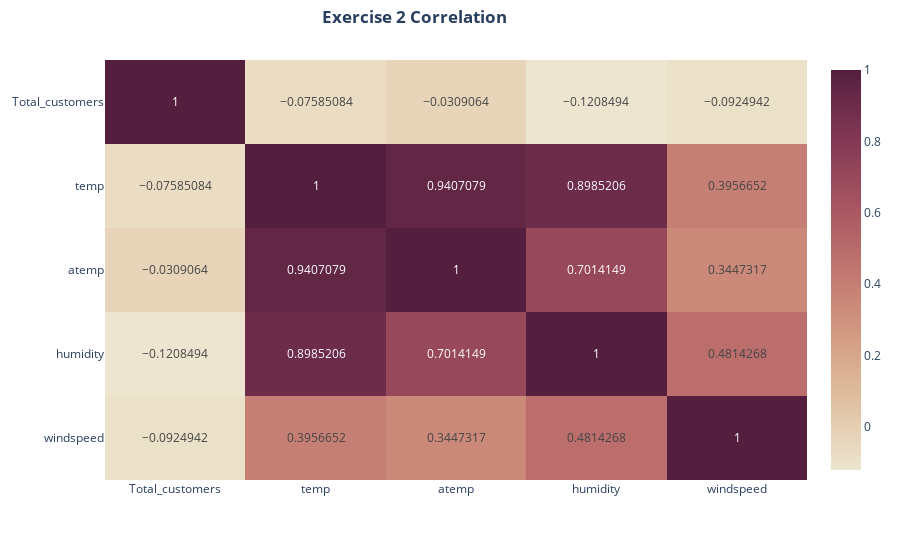

The cell this chart's notebook holds for it:
### Code cell
# correlation of weather attributes
fig = px.imshow(df_slice4[['Total_customers','temp', 'atemp',
       'humidity', 'windspeed']].corr(),text_auto=True,aspect="auto", color_continuous_scale= px.colors.sequential.Brwnyl)
fig.update_layout(title= dict(text= "<b>Exercise 2 Correlation</b>", xanchor= "center", yanchor= "top", y=0.98, x=0.46))

### Figure 1 — Plotly figure (JSON) as saved in the notebook; plotly's stock layout.template omitted (floating-point values rounded to 4 significant figures)
{"data": [{"coloraxis": "coloraxis", "hovertemplate": "x: %{x}<br>y: %{y}<br>color: %{z}<extra></extra>", "name": "0", "texttemplate": "%{z}", "type": "heatmap", "x": ["Total_customers", "temp", "atemp", "humidity", "windspeed"], "xaxis": "x", "y": ["Total_customers", "temp", "atemp", "humidity", "windspeed"], "yaxis": "y", "z": [[1, -0.07585, -0.03091, -0.1208, -0.09249], [-0.07585, 1, 0.9407, 0.8985, 0.3957], [-0.03091, 0.9407, 1, 0.7014, 0.3447], [-0.1208, 0.8985, 0.7014, 1, 0.4814], [-0.09249, 0.3957, 0.3447, 0.4814, 1]]}], "layout": {"coloraxis": {"colorscale": [[0, "rgb(237, 229, 207)"], [0.1667, "rgb(224, 194, 162)"], [0.3333, "rgb(211, 156, 131)"], [0.5, "rgb(193, 118, 111)"], [0.6667, "rgb(166, 84, 97)"], [0.8333, "rgb(129, 55, 83)"], [1, "rgb(84, 31, 63)"]]}, "margin": {"t": 60}, "title": {"text": "<b>Exercise 2 Correlation</b>", "x": 0.46, "xanchor": "center", "y": 0.98, "yanchor": "top"}, "xaxis": {"anchor": "y", "domain": [0, 1]}, "yaxis": {"anchor": "x", "autorange": "reversed", "domain": [0, 1]}}}
